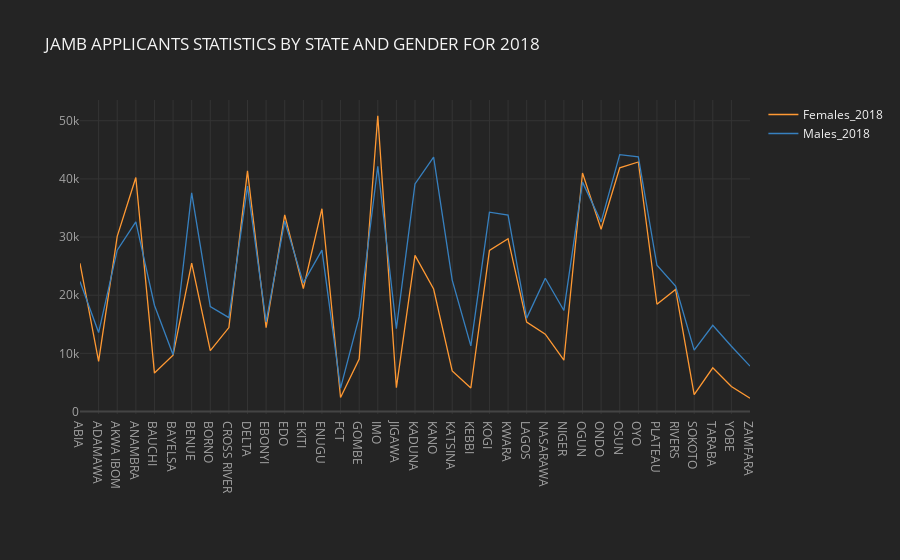

Notebook code for this chart:
### Code cell
Data1.iloc[0:37,:].iplot(x="State",y=["Females_2018","Males_2018"],
                         theme='henanigans',title="JAMB APPLICANTS STATISTICS BY STATE AND GENDER FOR 2018")

### Figure 1 — Plotly figure (JSON) as saved in the notebook; plotly's stock layout.template omitted (floating-point values rounded to 4 significant figures)
{"data": [{"line": {"color": "rgba(255, 153, 51, 1.0)", "dash": "solid", "shape": "linear", "width": 1.3}, "mode": "lines", "name": "Females_2018", "text": "", "type": "scatter", "x": ["ABIA                ", "ADAMAWA             ", "AKWA IBOM           ", "ANAMBRA             ", "BAUCHI              ", "BAYELSA             ", "BENUE               ", "BORNO               ", "CROSS RIVER         ", "DELTA               ", "EBONYI              ", "EDO                 ", "EKITI               ", "ENUGU               ", "FCT                 ", "GOMBE               ", "IMO                 ", "JIGAWA              ", "KADUNA              ", "KANO                ", "KATSINA             ", "KEBBI               ", "KOGI                ", "KWARA               ", "LAGOS               ", "NASARAWA            ", "NIGER               ", "OGUN                ", "ONDO                ", "OSUN                ", "OYO                 ", "PLATEAU             ", "RIVERS              ", "SOKOTO              ", "TARABA              ", "YOBE                ", "ZAMFARA             "], "y": [25487, 8636, 30120, 40242, 6615, 9676, 25514, 10482, 14437, 41373, 14418, 33826, 21161, 34877, 2411, 9021, 50866, 4109, 26854, 21066, 6985, 4053, 27688, 29718, 15375, 13298, 8827, 41006, 31342, 41893, 42910, 18451, 21006, 2926, 7530, 4315, 2279]}, {"line": {"color": "rgba(55, 128, 191, 1.0)", "dash": "solid", "shape": "linear", "width": 1.3}, "mode": "lines", "name": "Males_2018", "text": "", "type": "scatter", "x": ["ABIA                ", "ADAMAWA             ", "AKWA IBOM           ", "ANAMBRA             ", "BAUCHI              ", "BAYELSA             ", "BENUE               ", "BORNO               ", "CROSS RIVER         ", "DELTA               ", "EBONYI              ", "EDO                 ", "EKITI               ", "ENUGU               ", "FCT                 ", "GOMBE               ", "IMO                 ", "JIGAWA              ", "KADUNA              ", "KANO                ", "KATSINA             ", "KEBBI               ", "KOGI                ", "KWARA               ", "LAGOS               ", "NASARAWA            ", "NIGER               ", "OGUN                ", "ONDO                ", "OSUN                ", "OYO                 ", "PLATEAU             ", "RIVERS              ", "SOKOTO              ", "TARABA              ", "YOBE                ", "ZAMFARA             "], "y": [22361, 13587, 27737, 32629, 18287, 9775, 37602, 18054, 16147, 38758, 15424, 32726, 22119, 27762, 4027, 16274, 42182, 14256, 39138, 43752, 22597, 11288, 34287, 33779, 16062, 22927, 17381, 39447, 32608, 44172, 43777, 25150, 21554, 10567, 14824, 11221, 7811]}], "layout": {"legend": {"bgcolor": "#242424", "font": {"color": "#F4F4F4"}}, "paper_bgcolor": "#242424", "plot_bgcolor": "#242424", "title": {"font": {"color": "#F4F4F4"}, "text": "JAMB APPLICANTS STATISTICS BY STATE AND GENDER FOR 2018"}, "xaxis": {"gridcolor": "#343434", "showgrid": true, "tickfont": {"color": "#A4A4A4"}, "title": {"font": {"color": "#A4A4A4"}, "text": ""}, "zerolinecolor": "#444444"}, "yaxis": {"gridcolor": "#343434", "showgrid": true, "tickfont": {"color": "#A4A4A4"}, "title": {"font": {"color": "#A4A4A4"}, "text": ""}, "zerolinecolor": "#444444"}}}
